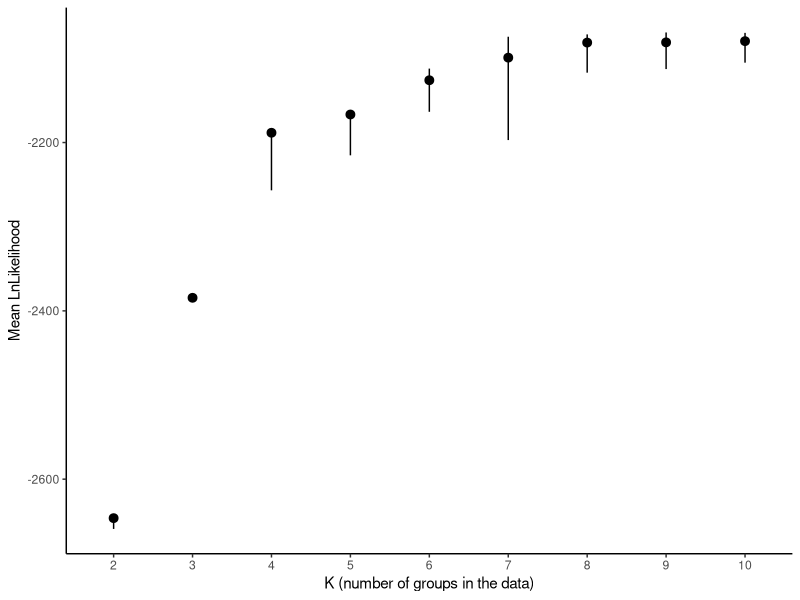
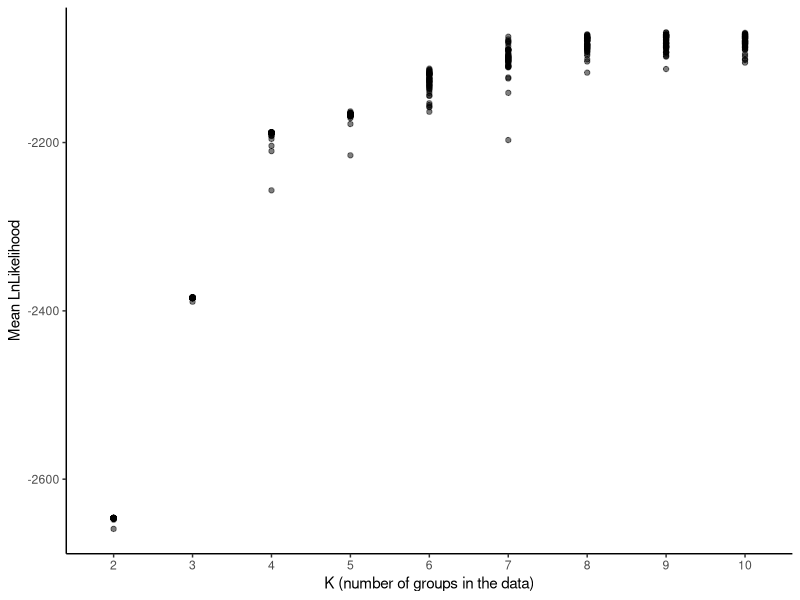
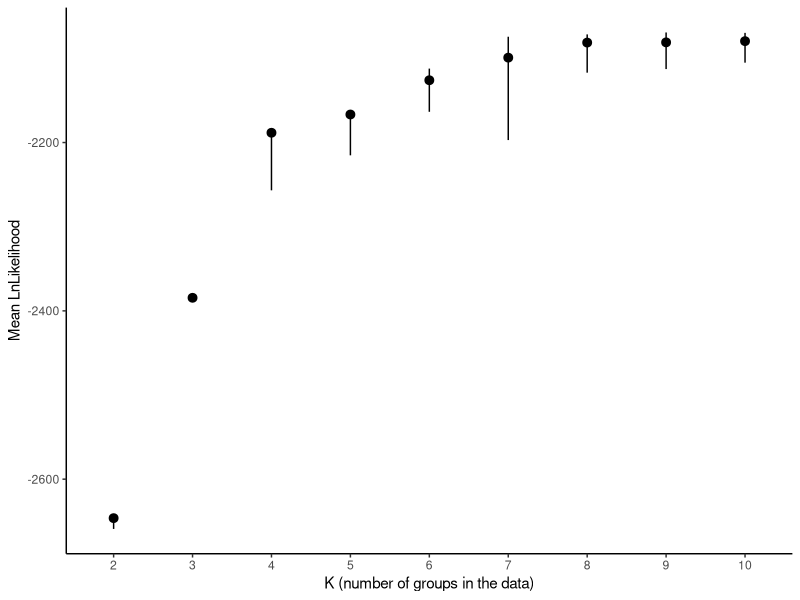
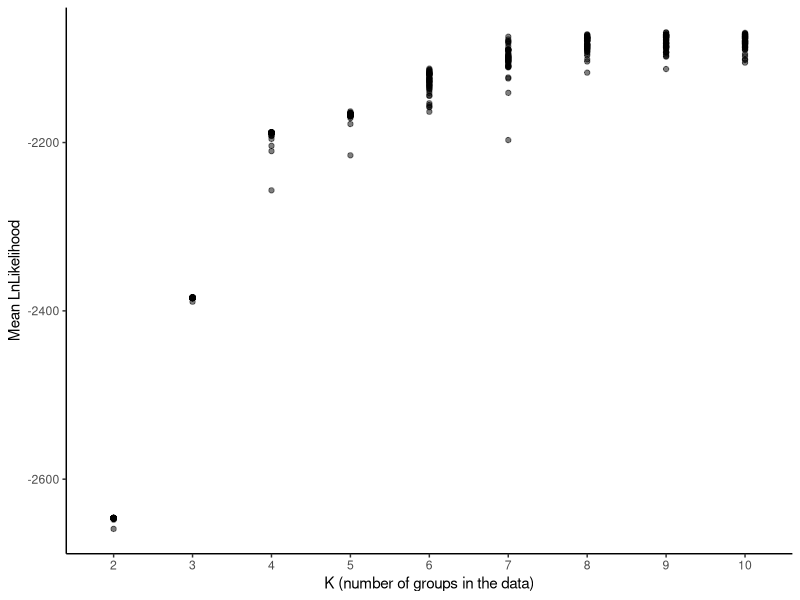

The R script that drew these images, in order:
# analyse the output of structure - choose best K etc.

library(ggplot2)
library(dplyr)
library(patchwork) 

outfile = read.csv("data/outfile_all_levels.txt",sep=";")

theme_set(theme_classic())

plt <- ggplot(data = outfile) + 
  stat_summary(
    mapping = aes(x = factor(K), y = meanLnLikelihood),
    fun.min = min,
    fun.max = max,
    fun = median
  ) +
  labs(x = "K (number of groups in the data)", y = "Mean LnLikelihood")
plt
# Plateaus at 4, huge variation from 5

# Calculate the jump like:

#diffs <- syntax_grouped_by_K %>%
#  mutate(median_meanLnLikelihood_across_runs - lag(median_meanLnLikelihood_across_runs)) %>%
#  na.omit() 

# The jump from 5 to 6 is too low compared to jumps before 5, therefore the best K is 5.

ggsave("plots/variation-across-runs-bars-all-levels.pdf", (plt) ,height=3,width=4)

dots_plt <- ggplot(outfile, aes(x=factor(K),y=meanLnLikelihood))+
  geom_point(alpha=0.5) +
  labs(x = "K (number of groups in the data)", y = "Mean LnLikelihood")

dots_plt

ggsave("plots/variation-across-runs-dots.pdf", (dots_plt) ,height=3,width=4)

# Find the variance among runs and Ks

runs_variance <- outfile %>%
  group_by(K) %>%
  #calculate the variance between runs for each K
  summarise(variance_among_runs = var(meanLnLikelihood))

k_variance <- outfile %>%
  group_by(Run) %>%
  #calculate the variance between runs for each K
  summarise(variance_among_Ks = var(meanLnLikelihood))

mean(runs_variance$variance_among_Ks) - mean(k_variance$variance_among_runs)

# is the variance of meanLnLikelihood between Ks is greater than the variance between runs?

